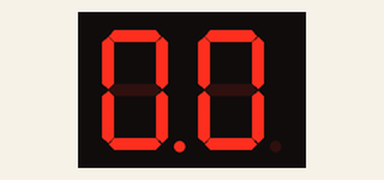
This sketch was run on a simulated Arduino Mega 2560, built with avr-gcc and run on an emulated ATmega2560. Parts: 2-digit seven-segment display. Wiring (from diagram.json): 2-digit 7-segment display, segments lit when HIGH: segments pin 53, pin 52, pin 51, pin 50, pin 10, pin 11, pin 12, pin 13, pin 22, pin 23, pin 24, pin 25, pin 26, pin 27, pin 28, pin 29. The segment pins are drawn as the display they are named for.

Above: at 0.1 s.
At 4.4 s:
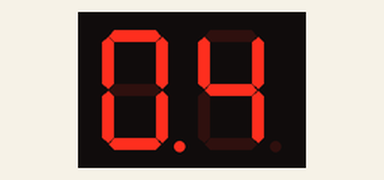
At 8.8 s:
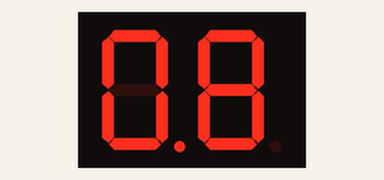
At 18.7 s:
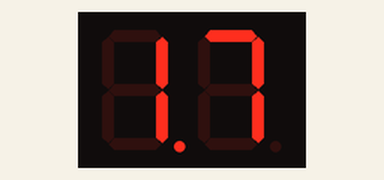
At 28.5 s:
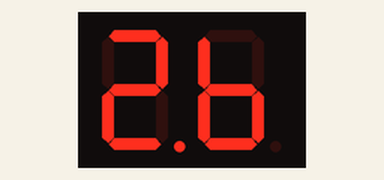
At 38.4 s:
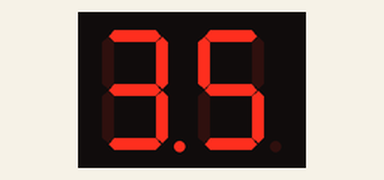

Measured:
- what the display in image 1 shows lasts 1.1 s, from 4.4 s to 5.5 s

The sketch:

ETALVIS_Problem_07_03.ino
```cpp
//EMBEDDED SYSTEMS PROGRAMMING - GPIO
//SEVEN SEGMENT CONTROL PROBLEMS
//SET 07 PROBLEM 03
//Connenct a seven segment display on port A
//Connenct a seven segment display on port B
//DISPLAY number "0.0" to "9.9" one by one with delay of 0.5 second increment by 0.1
#define DDRA_REG  (*(volatile unsigned char*)0x21)  // Data Direction Register for PORTA
#define DDRB_REG  (*(volatile unsigned char*)0x24)  // Data Direction Register for PORTB
#define PORTA_REG (*(volatile unsigned char*)0x22)  // Output Register for PORTA
#define PORTB_REG (*(volatile unsigned char*)0x25)  // Output Register for PORTB

void delay1(void) {
  volatile unsigned long i, j;
  for (i = 0; i < 500; i++) {  // Roughly 0.5s delay using nested loops
    for (j = 0; j < 1000; j++);
  }
}

void setup() {
  DDRA_REG = 0xFF;  // Set PORTA as output
  DDRB_REG = 0xFF;  // Set PORTB as output
}

void loop() {
  unsigned char digit_1[10] = {0x3F, 0x06, 0x5B, 0x4F, 0x66, 0x6D, 0x7C, 0x07, 0x7F, 0x67};
  unsigned char digit_2[10] = {0xBF, 0x86, 0xDB, 0xCF, 0xE6, 0xED, 0xFC, 0x87, 0xFF, 0xE7};

  int num = 0; // Starts at 0.0

loop: if (num < 99) { // 99 represents 9.9
    int tens = num / 10;  // Extract tens place
    int units = num % 10; // Extract ones place
    if ((units == 99) && (tens == 99))
    {
      num = 0;
      goto loop;
    }
    PORTA_REG = digit_1[units]; // Display units on PORTA
    PORTB_REG = digit_2[tens];  // Display tens on PORTB

    delay1(); // Wait for 0.5 sec
    num++;    // Increment by 1 (equivalent to 0.1 in display)
    goto loop;
  }

}
```
